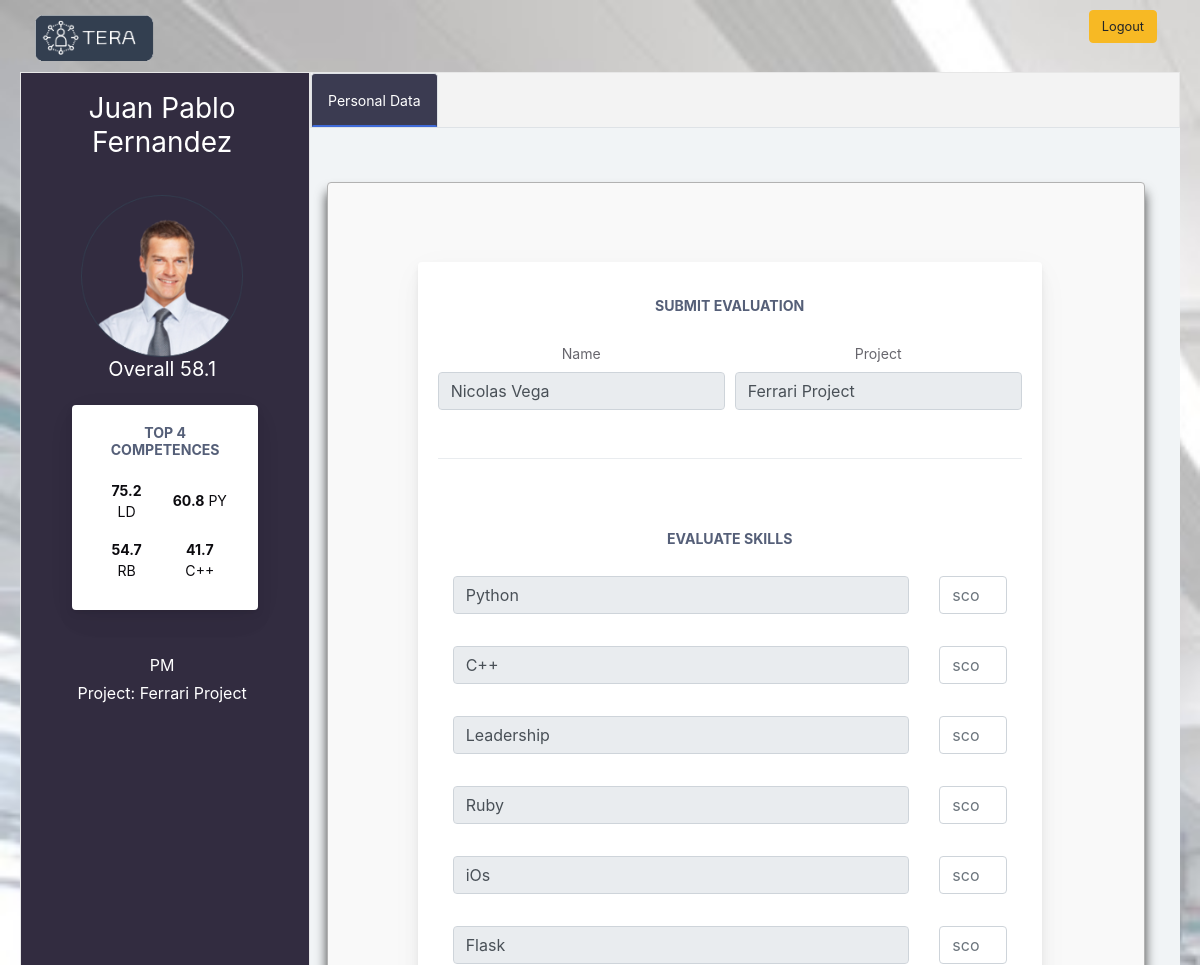
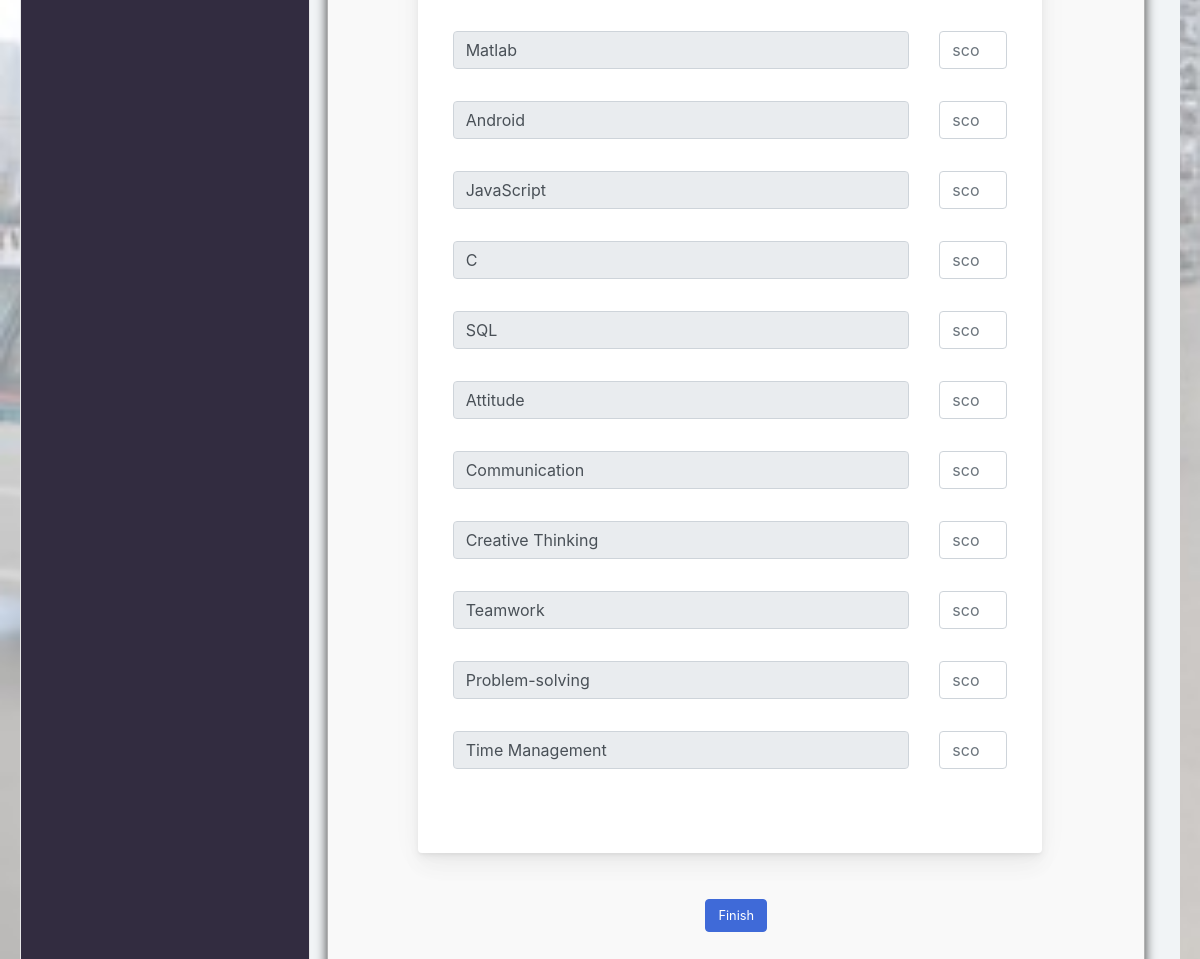
The page /submitEvaluation2 on the database its author committed (2 pictures, top to bottom).
### app.py (models this page shows, shortened)
class Worker(db.Model):
    __tablename__= 'worker'
    id = db.Column(db.Integer,primary_key=True)
    name = db.Column(db.String(64),nullable=True)
    first_name = db.Column(db.String(64),nullable=True)
    surename = db.Column(db.String(64),nullable=True)
    date_of_birth = db.Column(db.String(128),nullable=True)
    email = db.Column(db.String(64),nullable=True)
    mobile = db.Column(db.String(64),nullable=True)
    address = db.Column(db.String(128),nullable=True)
    starting_date = db.Column(db.String(128),nullable=True)
    wage = db.Column(db.Integer,nullable=True)
    available = db.Column(db.String(64),nullable=True)
    plant = db.Column(db.String(64),nullable=True)
    username = db.Column(db.String(64),index=True,unique=True)
    password = db.Column(db.String(128),nullable=False)
    role_id = db.Column(db.Integer,db.ForeignKey('role.id'))
    project_id = db.Column(db.Integer,db.ForeignKey('project.id'))

class Competence_to_Worker(db.Model):
    __tablename__='competence_to_worker'
    id = db.Column(db.Integer,primary_key=True)
    competence_id = db.Column(db.Integer,db.ForeignKey('competence.id'))
    worker_id = db.Column(db.Integer,db.ForeignKey('worker.id'))
    score = db.Column(db.Integer,index=True)

class Competence(db.Model):
    __tablename__='competence'
    id = db.Column(db.Integer,primary_key=True)
    name = db.Column(db.String(64),index=True)
    short_name = db.Column(db.String(64),index=True)
    type = db.Column(db.String(64),index=True)
    description = db.Column(db.String(1280),index=True)

class Role(db.Model):
    __tablename__='role'
    id = db.Column(db.Integer,primary_key=True)
    name = db.Column(db.String(64),index=True)
    users = db.relationship('Worker',backref='role')

class Project(db.Model):
    __tablename__='project'
    id = db.Column(db.Integer,primary_key=True)
    name = db.Column(db.String(64),index=True)
    duration = db.Column(db.Integer,index=True)
    description = db.Column(db.String(1280),index=True)
    starting_date = db.Column(db.String(128),index=True)
    active = db.Column(db.String(64),nullable=True)
    users = db.relationship('Worker',backref='project')

### app.py (the view, shortened to what this page needs)
@app.route('/submitEvaluation<id>',methods=['POST','GET'])
def submit_evaluation(id):
    query = db.session.query(Evaluation).filter(Evaluation.id == id).first()
    id_user = query.id_worker
    idev_user = query.id_worker_ev
    id_worker = query.id_project
    user = db.session.query(Worker).filter(Worker.id == id_user).first()
    user_ev = db.session.query(Worker).filter(Worker.id == idev_user).first()
    user_skills = db.session.query(Worker, Competence, Competence_to_Worker).filter(Competence_to_Worker.worker_id == Worker.id).filter(Worker.id == id_user).filter(Competence.id == Competence_to_Worker.competence_id).all()
    user_ev_skills = db.session.query(Worker, Competence).filter(Competence_to_Worker.worker_id == Worker.id).filter(Worker.id == idev_user).filter(Competence.id == Competence_to_Worker.competence_id).all()
    role_user = db.session.query(Worker,Role).filter(Role.id == Worker.role_id).filter(Worker.id == id_user).first()
    project_user = db.session.query(Worker,Project).filter(Project.id == Worker.project_id).filter(Worker.id == id_user).first()
    av = db.session.query(Worker, Competence_to_Worker, func.round(func.avg(Competence_to_Worker.score),2)).filter(Competence_to_Worker.worker_id == Worker.id).filter(Worker.id == id_user).first()
    average = av[2]
    for skill in user_ev_skills:
        setattr(SubmitEvaluationForm, skill[1].name, StringField('Skill'))
        setattr(SubmitEvaluationForm, skill[1].name + 'score', IntegerField('Score'))
    Submit_EvaluationForm = SubmitEvaluationForm()
    if request.method == 'GET':
        Submit_EvaluationForm.name.data = user_ev.name #prepopulate
        Submit_EvaluationForm.project.data = project_user[1].name #prepopulate
        for skill in user_ev_skills:
            name = getattr(Submit_EvaluationForm, skill[1].name)
            name.data = skill[1].name #prepopulate
    return render_template('gtemplates/submitReport.html', user=user, role = role_user, user_ev = user_ev, user_ev_skills = user_ev_skills,
    project=project_user, formReg = Submit_EvaluationForm, average = average, top_4 = top_4skills(id_user))

### form.py
class SubmitEvaluationForm(FlaskForm):
    name = StringField('Name', validators=[Optional()])
    starting_date = StringField('Starting Date (dd/mm/yyyy)', validators=[Optional()])
    project = StringField('Project', validators=[Optional()])
    submit = SubmitField('Finish')

### app.py (called while the page is built)
def top_4skills(id_user):
    user_skills = db.session.query(Worker,Project,Competence,Competence_to_Worker, Role).filter(Competence_to_Worker.worker_id == Worker.id).filter(Worker.id == id_user).filter(Competence.id == Competence_to_Worker.competence_id).filter(Project.id == Worker.project_id).filter(Role.id == Worker.role_id).order_by(Competence_to_Worker.score.desc()).limit(4).all()
    return user_skills

### templates/gtemplates/submitReport.html (shortened to what this page needs)
<!doctype html>
<html lang="en">
<head>
    <link href="static/css2/style.css" rel="stylesheet">
<link href="static/css2/main.css" rel="stylesheet">
</head>
<body>
<div class="container-fluid">
    <a class="navbar-brand" href="home" ><img src="static/img/logo2.png" alt="TERA"></a>
    <a href="logout"> <button type="button" style="float: right;" class="btn mr-2 mb-2 btn-warning" >Logout</button> </a>
</div>
<div class="app-container app-theme-white body-tabs-shadow fixed-sidebar fixed-header">
    <div class="app-main">
         <ul class="tab-content" style="background-color: #0e071ed6">
             <div class="tab-pane active " id="tab-eg10-0" role="tabpanel" style="color: white">
                 <h3 style="padding-top: 5%">  {{user.name}} </h3>
                 <img src="static/img/profile_pic_marco.png" alt="profile" class="center" style="width: 60%; padding-top: 10%">
                 <h5>Overall {{average}}</h5>
                 <div class="row">
                    <div class="col-lg-6" style="padding-left: 20%; padding-right: 18%">
                        <div class="main-card mb-3 card">
                            <div class="card-body" style="color: #0c0b0f"><h5 class="card-title">Top 4 competences</h5>
                                <table class="mb-0 table table-borderless">
                                    <tbody>
                                    <tr>
                                        <td><b>{{top_4[0][3].score}}</b> {{top_4[0][2].short_name}}</td>
                                        <td><b>{{top_4[1][3].score}}</b> {{top_4[1][2].short_name}}</td>
                                    </tr>
                                    <tr>
                                        <td><b>{{top_4[2][3].score}}</b> {{top_4[2][2].short_name}}</td>
                                        <td><b>{{top_4[3][3].score}}</b> {{top_4[3][2].short_name}}</td>
                                    </tr>
                                    </tbody>
                                </table>
                            </div>
                        </div>
                    </div>
                 </div>
                 <h6>{{role[1].name}}</h6>
                 <h6>Project: {{project[1].name}}</h6>
             </div>
         </ul>
        <div class="app-main__outer">
            <ul class="nav nav-tabs tabs-animated ">
                <li class="nav-item"><a data-toggle="tab" href="#tab-content-0" class="active nav-link">Personal Data</a></li>
            </ul>
            <div class="tab-content" >
                <div class="tab-pane active" id="tab-content-0" role="tabpanel">
                  <form action="" method="post" class="form-container">
                  <div class="modal-body">
                      <div class="tab-content">
                          <div class="tab-pane tabs-animation fade show active" id="tab-content-0" role="tabpanel">
                              <div class="main-card mb-3 card">
                                  <div class="col-md-12">
                                      <div class="row">
                                          <div class="card-body"><h5 class="card-title">Submit Evaluation</h5>
                                                  <div class="form-row">
                                                      <div class="col-md-6">
                                                          <div class="position-relative form-group">
                                                            {{ formReg.name.label }}
                                                              {{ formReg.name(class='form-control', readonly="readonly") }}
                                                          </div>
                                                      </div>
                                                      <div class="col-md-6">
                                                          <div class="position-relative form-group">
                                                            {{ formReg.project.label }}
                                                              {{ formReg.project(class='form-control',placeholder='please write his mobile', readonly="readonly") }}
                                                          </div>
                                                      </div>
                                                  </div>
                                                  <div class="divider"></div>
                                          </div>
                                          <div class="col-md-12">
                                              <div class="card-body"><h5 class="card-title"> Evaluate Skills</h5>
                                                <div class="position-relative row form-group" style="flex: 100%">
                                                  {% for skill in user_ev_skills %}
                                                  <div class="col-md-10" >
                                                    {{ formReg|attr(skill[1].name)(class='form-control',placeholder='please write his mobile', readonly="readonly") }}
                                                  </div>
                                                  <div class="col-md-2" >
                                                    {{ formReg|attr(skill[1].name + 'score')(class='form-control',placeholder='score') }}
                                                  </div>
                                                  {% endfor %}
                                                </div>
                                                </div>
                                          </div>
                                      </div>
                                  </div>
                              </div>
                          </div>
                      </div>
                  </div>
                  {{ formReg.submit(class='btn btn-primary') }}
              </div>
                </div>
            </div>
        </div>
    </div>
</body>
</html>

### static/css2/style.css (style rules this page uses)
body { padding-top: auto; background: url(../img/background.jpg); background-size: cover; }
ul { position: fixed; top: 30px; width: 25%; }
ul { position: -webkit-sticky; position: sticky; top: 0; }
ul { list-style-type: none; margin: 0; padding: 0; overflow: hidden; background-color: #333; }
li { float: left; }
li a { display: block; color: white; text-align: center; padding: 14px 16px; text-decoration: none; }
ul { border: 1px solid #e7e7e7; background-color: #f3f3f3; }
li a { color: #666; }
.active { background-color: rgba(11, 11, 40, 0.61); }
[class*="col-"] { padding: 1rem; }
.center { display: block; margin-left: auto; margin-right: auto; width: 80%; }
.form-container { background: #f9f9f9; border: 1px solid #b2b2b2; padding: 50px 60px; border-radius: 4px; margin-top: 20px; -webkit-box-shadow: 0px 10px 12px 0px rgba(0, 0, 0, 0.75); -moz-box-shadow: 0px 10px 12px 0px rgba(0, 0, 0, 0.75); box-shadow: 0px 10px 12px 0px rgba(0, 0, 0, 0.75); }

### templates/gtemplates/submitReport.html (style rules this page uses)
body { margin: 10px 20px; }
* { box-sizing: border-box }

### rows shown on the page
Worker: name "Juan Pablo Fernandez"
Competence_to_Worker: score "75.2"
Competence: short_name "LD"
Competence_to_Worker: score "60.8"
Competence: short_name "PY"
Competence_to_Worker: score "54.7"
Competence: short_name "RB"
Competence_to_Worker: score "41.7"
Competence: short_name "C++"
Role: name "PM"
Project: name "Ferrari Project"
Worker: name "Nicolas Vega", project "Ferrari Project", Python "Python", formReg "C++", Leadership "Leadership", Ruby "Ruby", iOs "iOs", Flask "Flask", Matlab "Matlab", Android "Android", JavaScript "JavaScript", C "C", SQL "SQL", Attitude "Attitude", Communication "Communication", formReg "Creative Thinking", Teamwork "Teamwork", formReg "Problem-solving", formReg "Time Management"

### other values the page prints
{{ average }} "58.1"
